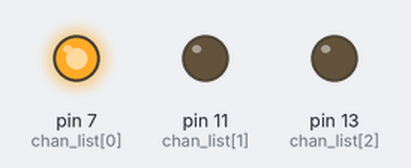
A program run on a simulated Raspberry Pi (header pin numbers). Shown: output pins drawn as LEDs (lit = HIGH). At 36.0 s the program stops and its outputs stay as they are.

Above: at 2.5 s.
At 6.0 s:
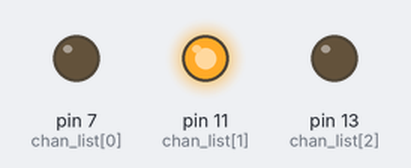
At 9.5 s:
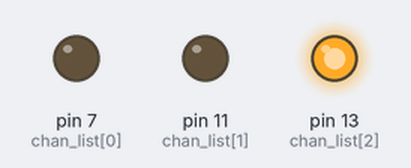
Timing chart, 0 to 15.6 s (numbered marks = the images above):
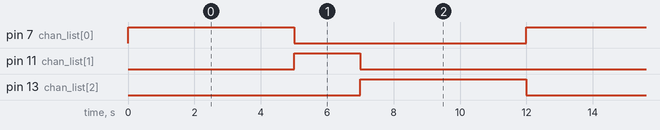

Measured:
- by itself, pin 7 (chan_list[0]), pin 13 (chan_list[2]): alternates HIGH for 5.0 s and LOW for 7.0 s
- by itself, pin 11 (chan_list[1]): alternates HIGH for 2.0 s and LOW for 10.0 s

The program:

traffic_lights.py
```python
import RPi.GPIO as GPIO
import time

GPIO.setmode(GPIO.BOARD)
chan_list = [7, 11, 13]
GPIO.setup(chan_list, GPIO.OUT)

for x in range(0, 3):
    GPIO.output(7, True)
    GPIO.output(11, False)
    GPIO.output(13, False)
    time.sleep(5)
    GPIO.output(7, False)
    GPIO.output(11, True)
    GPIO.output(13, False)
    time.sleep(2)
    GPIO.output(7, False)
    GPIO.output(11, False)
    GPIO.output(13, True)
    time.sleep(5)

GPIO.cleanup()
```
